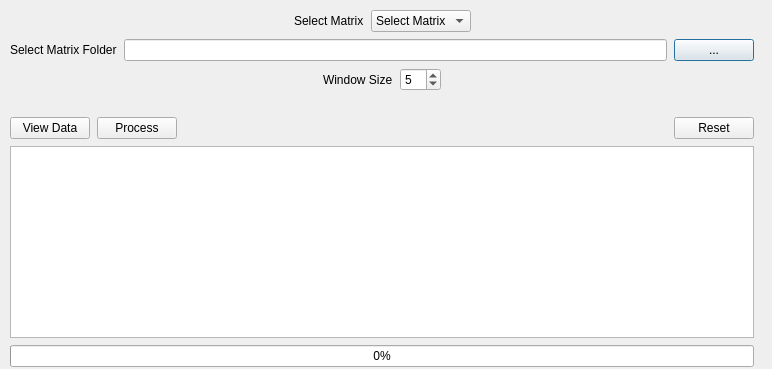
<?xml version="1.0" encoding="UTF-8"?>
<ui version="4.0">
 <class>MRSLabDialogBase</class>
 <widget class="QDialog" name="MRSLabDialogBase">
  <property name="geometry">
   <rect>
    <x>0</x>
    <y>0</y>
    <width>772</width>
    <height>369</height>
   </rect>
  </property>
  <property name="sizePolicy">
   <sizepolicy hsizetype="Fixed" vsizetype="Fixed">
    <horstretch>0</horstretch>
    <verstretch>0</verstretch>
   </sizepolicy>
  </property>
  <property name="minimumSize">
   <size>
    <width>433</width>
    <height>0</height>
   </size>
  </property>
  <property name="windowTitle">
   <string>SAR tools</string>
  </property>
  <property name="windowIcon">
   <iconset>
    <normaloff>D:/OneDrive - iitb.ac.in/MRSLab/icon.png</normaloff>D:/OneDrive - iitb.ac.in/MRSLab/icon.png</iconset>
  </property>
  <property name="autoFillBackground">
   <bool>false</bool>
  </property>
  <property name="sizeGripEnabled">
   <bool>false</bool>
  </property>
  <widget class="QWidget" name="">
   <property name="geometry">
    <rect>
     <x>10</x>
     <y>10</y>
     <width>758</width>
     <height>357</height>
    </rect>
   </property>
   <layout class="QHBoxLayout" name="horizontalLayout_6">
    <property name="spacing">
     <number>7</number>
    </property>
    <item>
     <layout class="QVBoxLayout" name="verticalLayout">
      <item>
       <layout class="QHBoxLayout" name="horizontalLayout">
        <item>
         <spacer name="horizontalSpacer_3">
          <property name="orientation">
           <enum>Qt::Horizontal</enum>
          </property>
          <property name="sizeHint" stdset="0">
           <size>
            <width>150</width>
            <height>20</height>
           </size>
          </property>
         </spacer>
        </item>
        <item>
         <widget class="QLabel" name="label">
          <property name="text">
           <string>Select Matrix</string>
          </property>
         </widget>
        </item>
        <item>
         <widget class="QComboBox" name="cb_mat_type">
          <property name="enabled">
           <bool>true</bool>
          </property>
          <item>
           <property name="text">
            <string>Select Matrix</string>
           </property>
          </item>
          <item>
           <property name="text">
            <string>T3</string>
           </property>
          </item>
          <item>
           <property name="text">
            <string>C3</string>
           </property>
          </item>
         </widget>
        </item>
        <item>
         <spacer name="horizontalSpacer_2">
          <property name="orientation">
           <enum>Qt::Horizontal</enum>
          </property>
          <property name="sizeHint" stdset="0">
           <size>
            <width>150</width>
            <height>20</height>
           </size>
          </property>
         </spacer>
        </item>
       </layout>
      </item>
      <item>
       <layout class="QHBoxLayout" name="horizontalLayout_4">
        <item>
         <layout class="QHBoxLayout" name="horizontalLayout_2">
          <item>
           <widget class="QLabel" name="label_2">
            <property name="text">
             <string>Select Matrix Folder</string>
            </property>
           </widget>
          </item>
          <item>
           <widget class="QLineEdit" name="le_infolder">
            <property name="clearButtonEnabled">
             <bool>true</bool>
            </property>
           </widget>
          </item>
         </layout>
        </item>
        <item>
         <widget class="QPushButton" name="pb_browse">
          <property name="text">
           <string>...</string>
          </property>
         </widget>
        </item>
       </layout>
      </item>
      <item>
       <layout class="QHBoxLayout" name="horizontalLayout_5">
        <item>
         <spacer name="horizontalSpacer_4">
          <property name="orientation">
           <enum>Qt::Horizontal</enum>
          </property>
          <property name="sizeHint" stdset="0">
           <size>
            <width>150</width>
            <height>20</height>
           </size>
          </property>
         </spacer>
        </item>
        <item>
         <widget class="QLabel" name="label_3">
          <property name="text">
           <string>Window Size</string>
          </property>
         </widget>
        </item>
        <item>
         <widget class="QSpinBox" name="sb_ws">
          <property name="minimum">
           <number>1</number>
          </property>
          <property name="singleStep">
           <number>2</number>
          </property>
          <property name="value">
           <number>5</number>
          </property>
         </widget>
        </item>
        <item>
         <spacer name="horizontalSpacer_5">
          <property name="orientation">
           <enum>Qt::Horizontal</enum>
          </property>
          <property name="sizeHint" stdset="0">
           <size>
            <width>150</width>
            <height>20</height>
           </size>
          </property>
         </spacer>
        </item>
       </layout>
      </item>
      <item>
       <spacer name="verticalSpacer">
        <property name="orientation">
         <enum>Qt::Vertical</enum>
        </property>
        <property name="sizeHint" stdset="0">
         <size>
          <width>20</width>
          <height>10</height>
         </size>
        </property>
       </spacer>
      </item>
      <item>
       <layout class="QHBoxLayout" name="horizontalLayout_3">
        <item>
         <widget class="QPushButton" name="pb_view">
          <property name="text">
           <string>View Data</string>
          </property>
         </widget>
        </item>
        <item>
         <widget class="QPushButton" name="pb_process">
          <property name="text">
           <string>Process</string>
          </property>
         </widget>
        </item>
        <item>
         <spacer name="horizontalSpacer">
          <property name="orientation">
           <enum>Qt::Horizontal</enum>
          </property>
          <property name="sizeHint" stdset="0">
           <size>
            <width>228</width>
            <height>20</height>
           </size>
          </property>
         </spacer>
        </item>
        <item>
         <widget class="QPushButton" name="clear_terminal">
          <property name="text">
           <string>Reset</string>
          </property>
         </widget>
        </item>
       </layout>
      </item>
      <item>
       <widget class="QTextBrowser" name="terminal">
        <property name="enabled">
         <bool>true</bool>
        </property>
       </widget>
      </item>
      <item>
       <widget class="QProgressBar" name="progressBar">
        <property name="value">
         <number>0</number>
        </property>
        <property name="invertedAppearance">
         <bool>false</bool>
        </property>
       </widget>
      </item>
     </layout>
    </item>
    <item>
     <widget class="QLabel" name="label_4">
      <property name="text">
       <string/>
      </property>
      <property name="pixmap">
       <pixmap>../../../../../../../../../Documents/Splash.png</pixmap>
      </property>
      <property name="alignment">
       <set>Qt::AlignCenter</set>
      </property>
      <property name="margin">
       <number>-8</number>
      </property>
     </widget>
    </item>
   </layout>
  </widget>
 </widget>
 <resources/>
 <connections/>
</ui>
